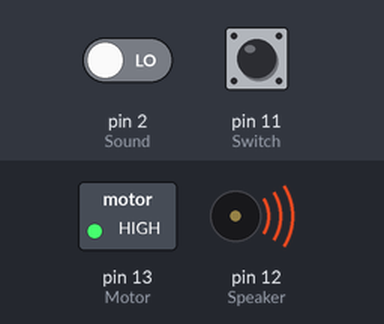
This sketch was run on a simulated Arduino Uno, built with avr-gcc and run on an emulated ATmega328P. Parts: switched loads named in the sketch (green lamp = pin HIGH), buzzer (waves = sounding, pin HIGH). The inputs (shaded band) are chosen by the test bench; at power-on: pin 2 (Sound) LOW, pin 11 (Switch) HIGH.

Above: at 1.2 s.
1.3 s: pin 2 (Sound) driven HIGH
At 2.4 s:
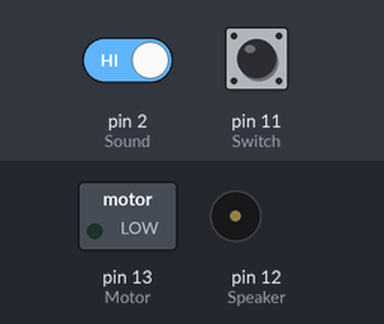
Timing chart, 0 to 4.3 s (numbered marks = the images above; inputs shaded):
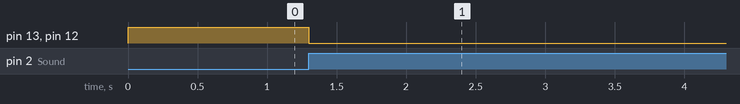

The sketch:

copy_of_gnomexclock1.ino
```cpp
int Sound = 2;
int Speaker = 12;
int Motor = 13;
int Switch = 11;
int Button = 10;

unsigned long Time = 0;


void setup()
{
  //Serial.begin(9600);
  pinMode(Motor, OUTPUT);
  pinMode(Speaker, OUTPUT);
  pinMode(Button, INPUT);
  pinMode(Switch, INPUT);
  pinMode(Sound,INPUT);

}

void loop()
{
  while (digitalRead(Switch)== LOW) { //clock setup
    if (digitalRead(Button)== HIGH){ //if button is pushed, adds a definite amount of delay
        Time = Time + 3600000; //
      	delay(200); // waits before another reading ?? removes problem of long press
    }
  }
  delay(Time);
  while (digitalRead(Switch)== HIGH && digitalRead(Sound)== LOW){
     digitalWrite(Speaker, HIGH);
     digitalWrite(Motor, HIGH); // if not in setup mode and time has passed enough, the clock will start to alarm

  }

  digitalWrite(Speaker, LOW); //once either the setup mode is activated or input 2 is HIGH, will snooze for 50 sec before alarming again
  digitalWrite(Motor, LOW);
  Time = 0; //Clock time reset
  delay(50000); // delay

}
```

Measured:
- after the input at 1.3 s, pin 13 (Motor), pin 12 (Speaker): HIGH → LOW at once
